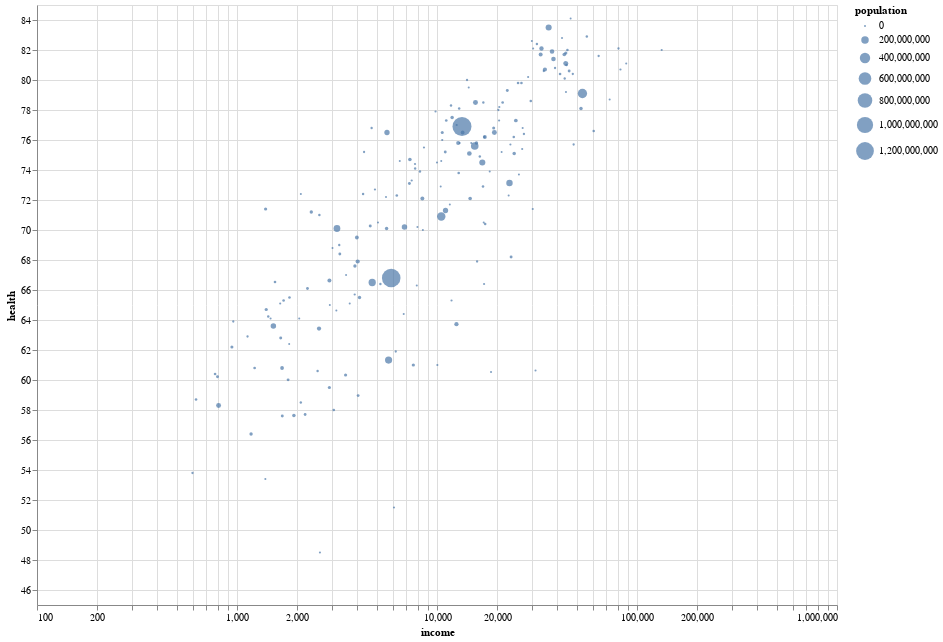

Notebook code cell kept with this figure:
### Markdown cell above
Plot it with altair:

### Code cell
(
    alt.Chart(gapminder)
    .mark_circle()
    .encode(
        alt.X("income:Q", scale=alt.Scale(type="log")),
        alt.Y("health:Q", scale=alt.Scale(zero=False)),
        size="population:Q",
        tooltip=list(gapminder.columns),
    )
    .properties(width=800, height=600)
    .interactive()
)

### Figure 1 — Vega-Lite specification as saved in the notebook (floating-point values rounded to 4 significant figures; data arrays with more than 128 entries replaced by an {"elided": "..."} marker saying what was removed)
{"config": {"view": {"continuousWidth": 400, "continuousHeight": 300}}, "data": {"name": "data-7e3b7ef5d72a8470b0044710e8a24cca"}, "mark": "circle", "encoding": {"size": {"field": "population", "type": "quantitative"}, "tooltip": [{"field": "country", "type": "nominal"}, {"field": "income", "type": "quantitative"}, {"field": "health", "type": "quantitative"}, {"field": "population", "type": "quantitative"}], "x": {"field": "income", "scale": {"type": "log"}, "type": "quantitative"}, "y": {"field": "health", "scale": {"zero": false}, "type": "quantitative"}}, "height": 600, "selection": {"selector005": {"type": "interval", "bind": "scales", "encodings": ["x", "y"]}}, "width": 800, "$schema": "https://vega.github.io/schema/vega-lite/v4.17.0.json", "datasets": {"data-7e3b7ef5d72a8470b0044710e8a24cca": {"elided": "187 records"}}}
